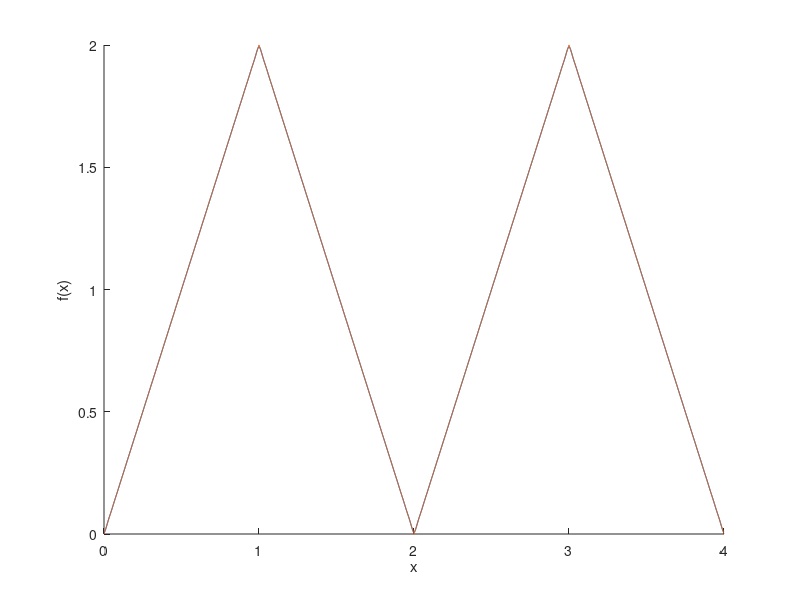

Source code (MATLAB):
T = 2;
t = 0:1/1000:4;
f = 1 / T;

k = 50;
x =  @(t) 1 + sawtooth(2*pi*f*t, 1/2);

x_t = zeros(size(t));

for i = -k:k 
    x_t = x_t + ((1/T) * integral(@(t) x(t) .* exp(-1j * 2 * pi * f * i * t), 0, T)) * exp(1j * 2 * pi * f * i * t);
end

figure;
hold on;
plot(t, real(x_t));
plot(t, x(t));
axis([0 4 0 2]); 
xlabel('x');
ylabel('f(x)');
hold off;
